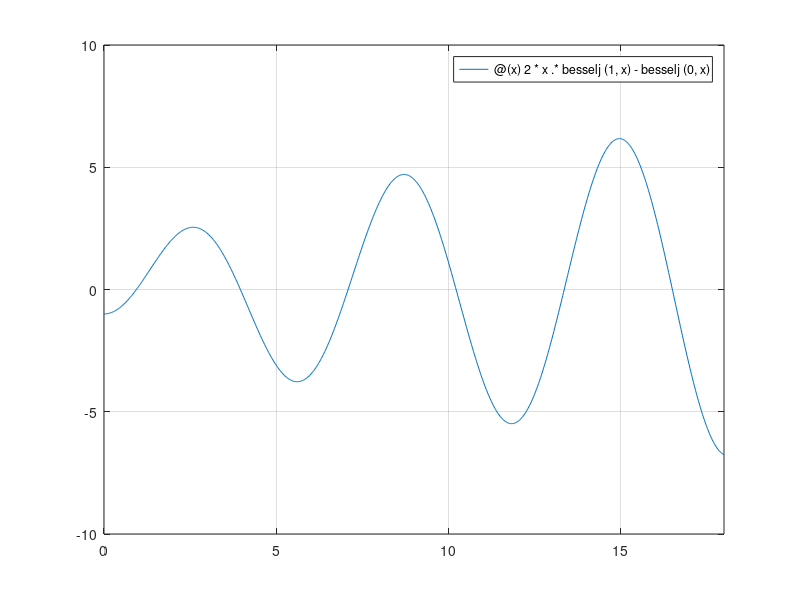

The MATLAB source for this figure: (Note: this script raises an error after producing the figure.)
% Problema 1 Newton
f = @(x) 2*x.*besselj(1,x)-besselj(0,x);
fd = @(x) 2*besselj(0, x).*x + besselj(1, x);
err = 1e-7;
nmax = 150;
fplot(f,[0,18]);
grid on
x1 = [1.4 3 7];
for k=1:length(x1)
 [z(k),ni(k)] = Newton(f,fd,x1(k),err,0,nmax);
end
disp("Rezultatele Problemei 1 folosind metoda Newton");
z, ni

% Problema 1 Secant
x2 = [2 4 8];
for k=1:length(x1)
 [z(k),ni(k)] = Secant(f,x1(k),x2(k),err,nmax);
end
disp("Rezultatele Problemei 1 folosind metoda Secantei");
z, ni

% Problema 2
ea=1e-6; er=1e-6; nmax=300;
% Solutia ecuatiei calculata cu Maple x0=[32/3 ln(3/2) -6]
%functia
f=@(x)[x(1)*exp(x(2))+x(3) - 10; ...
x(1)*exp(2*x(2))+2*x(3) - 12; ...
x(1)*exp(3*x(2))+3*x(3) - 18];
%jacobianul
fd=@(x)[exp(x(2)), x(1)*exp(x(2)),1;...
exp(2*x(2)), 2*x(1)*exp(2*x(2)),2;...
exp(3*x(2)), 3*x(1)*exp(3*x(2)),3];
x0=[10,0.4,-5];
disp("Rezultatele Problemei 2 folosind metoda Newton");
[z,ni]=Newton(f,fd,x0,ea,er,50)